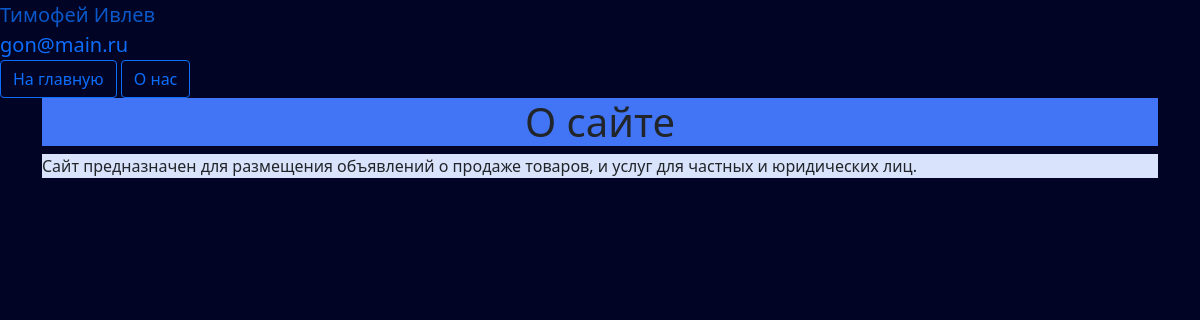
Page /about (signed in) on the committed database.
### data/users.py (models this page shows, shortened)
class User(SqlAlchemyBase, UserMixin):
    __tablename__ = 'users'
    id = sqlalchemy.Column(sqlalchemy.Integer,
                           primary_key=True, autoincrement=True)
    name = sqlalchemy.Column(sqlalchemy.String, nullable=True)
    surname = sqlalchemy.Column(sqlalchemy.String, nullable=True)
    email = sqlalchemy.Column(sqlalchemy.String,
                              index=True, unique=True, nullable=True)
    hashed_password = sqlalchemy.Column(sqlalchemy.String, nullable=True)
    number = sqlalchemy.Column(sqlalchemy.Integer, nullable=True)
    basket = sqlalchemy.Column(sqlalchemy.String, nullable=True)
    offers = orm.relationship("Offers", back_populates='user')

### main.py (the view)
@app.route('/about')
def about_inf():
    return render_template('about.html', title='Инфо о сайте')

### data/db_session.py (called while the page is built)
def create_session() -> Session:
    global __factory
    return __factory()

### main.py (called while the page is built)
@login_manager.user_loader
def load_user(user_id):
    db_sess = db_session.create_session()
    return db_sess.query(User).get(user_id)

### templates/about.html
{% extends "base.html" %}
{% block content %}
<h1>О сайте</h1>
<div class="information">
  Сайт предназначен для размещения объявлений о продаже товаров, и услуг для частных и юридических лиц.
</div>
{% endblock %}

### templates/base.html (shortened to what this page needs)
<!DOCTYPE html>
<html lang="en">
<head>
    <link rel="stylesheet"
          href="https://cdn.jsdelivr.net/npm/bootstrap@5.0.0-beta1/dist/css/bootstrap.min.css"
>
    <link rel="stylesheet" type="text/css" href='static/css/style.css' />
</head>
<body>
{% if current_user.is_authenticated %}
    <a class="navbar-brand" href="/logout">{{ current_user.name }} {{current_user.surname}}</a> <br>
    <a class="navbar-brand" href="/logout">{{ current_user.email }} </a>
{% else %}
    <p class="register_login_buttons">
        <a class="btn btn-outline-primary" href="/register">Зарегистрироваться</a>
        <a class="btn btn-outline-primary" href="/login">Войти</a>
    </p>
{% endif %}
<div class="main_page_button">
    <a class="btn btn-outline-primary" href="/main">На главную</a>
    <a class="btn btn-outline-primary" href="/about">О нас</a>
</div>
<main role="main" class="container">
    {% block content %}{% endblock %}
</main>
</body>
</html>

### static/css/style.css (style rules this page uses)
body { background: rgb(1, 4, 36); }
h1 { background: rgb(66, 117, 245); text-align: center; }
[class="information"] { background: rgb(217, 227, 252); justify-content: center; }

### rows in the picture
User: name "Тимофей", surname "Ивлев", email "gon@main.ru"
